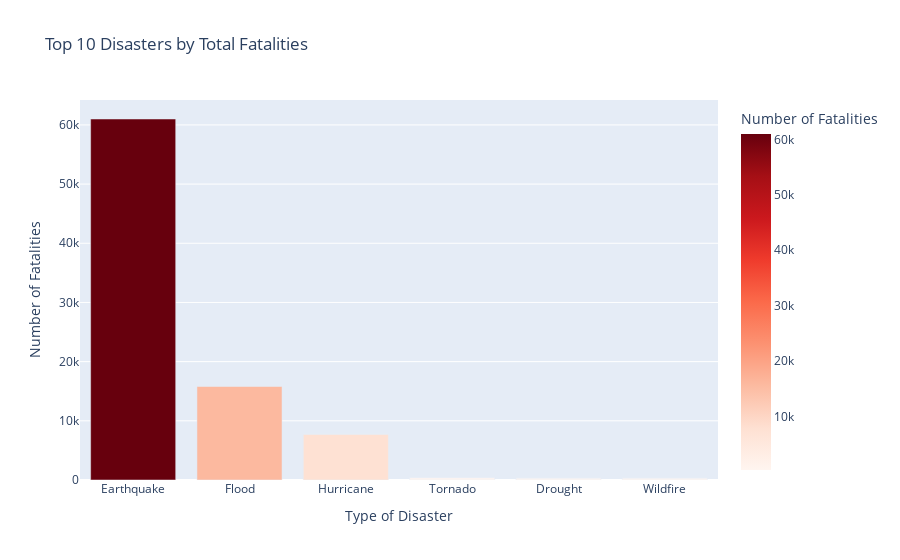

The cell this chart's notebook holds for it:
### Code cell
# Sample data: Disaster types and associated fatalities
data = {
    'Disaster': ['Earthquake', 'Flood', 'Hurricane', 'Tornado', 'Flood', 
                 'Earthquake', 'Hurricane', 'Flood', 'Tornado', 'Drought',
                 'Hurricane', 'Earthquake', 'Flood', 'Wildfire', 'Tornado'],
    'Fatalities': [25000, 2000, 1500, 100, 1800, 
                   30000, 4000, 5000, 200, 300,
                   2200, 6000, 7000, 300, 80]
}

# Creating a DataFrame
df = pd.DataFrame(data)

# Grouping by disaster type and summing up fatalities
top_disasters = df.groupby('Disaster')['Fatalities'].sum().reset_index()

# Sorting and getting the top 10 disasters
top_disasters = top_disasters.sort_values(by='Fatalities', ascending=False).head(10)

# Create a bar chart using Plotly
fig = px.bar(top_disasters, 
             x='Disaster', 
             y='Fatalities', 
             title='Top 10 Disasters by Total Fatalities',
             labels={'Fatalities': 'Number of Fatalities', 'Disaster': 'Type of Disaster'},
             color='Fatalities',
             color_continuous_scale='Reds')

# Show the plot
fig.show()

### Figure 1 — Plotly figure (JSON) as saved in the notebook; plotly's stock layout.template omitted (floating-point values rounded to 4 significant figures)
{"data": [{"alignmentgroup": "True", "hovertemplate": "Type of Disaster=%{x}<br>Number of Fatalities=%{marker.color}<extra></extra>", "legendgroup": "", "marker": {"color": [61000, 15800, 7700, 380, 300, 300], "coloraxis": "coloraxis", "pattern": {"shape": ""}}, "name": "", "offsetgroup": "", "orientation": "v", "showlegend": false, "textposition": "auto", "type": "bar", "x": ["Earthquake", "Flood", "Hurricane", "Tornado", "Drought", "Wildfire"], "xaxis": "x", "y": [61000, 15800, 7700, 380, 300, 300], "yaxis": "y"}], "layout": {"autosize": true, "barmode": "relative", "coloraxis": {"colorbar": {"title": {"text": "Number of Fatalities"}}, "colorscale": [[0, "rgb(255,245,240)"], [0.125, "rgb(254,224,210)"], [0.25, "rgb(252,187,161)"], [0.375, "rgb(252,146,114)"], [0.5, "rgb(251,106,74)"], [0.625, "rgb(239,59,44)"], [0.75, "rgb(203,24,29)"], [0.875, "rgb(165,15,21)"], [1, "rgb(103,0,13)"]]}, "legend": {"tracegroupgap": 0}, "title": {"text": "Top 10 Disasters by Total Fatalities"}, "xaxis": {"anchor": "y", "autorange": true, "domain": [0, 1], "range": [-0.5, 5.5], "title": {"text": "Type of Disaster"}, "type": "category"}, "yaxis": {"anchor": "x", "autorange": true, "domain": [0, 1], "range": [0, 64210.0], "title": {"text": "Number of Fatalities"}, "type": "linear"}}}
